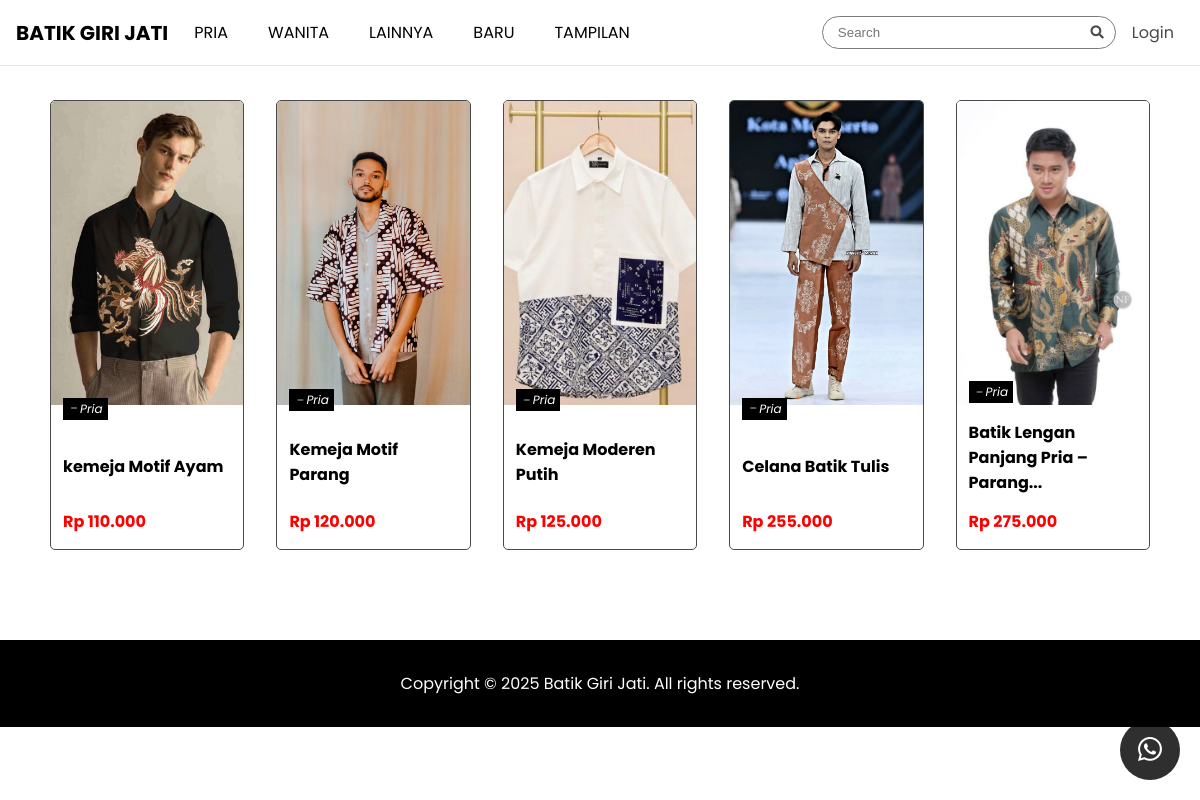
Page /men.php on the committed database.
### tables this page shows
CREATE TABLE `produk` (
  `id` int(11) NOT NULL,
  `nama` varchar(150) NOT NULL,
  `kategori` varchar(50) NOT NULL,
  `harga` decimal(10,2) NOT NULL,
  `deskripsi` varchar(1000) NOT NULL,
  `stok` int(11) NOT NULL,
  `gambar` varchar(255) NOT NULL,
  `waktutambah` timestamp NOT NULL DEFAULT current_timestamp() ON UPDATE current_timestamp()
);

### men.php (the view, shortened to what this page needs)
<?php
include 'config.php';
$sql = "SELECT * FROM produk WHERE kategori='Pria'";
$orderBy = " ORDER BY waktutambah DESC";
$sql .= $orderBy;
$result = mysqli_query($conn, $sql);
$rows = [];
while ($row = mysqli_fetch_assoc($result)) {
    $rows[] = $row;
}
?>
<!DOCTYPE html>
<html lang="en">
<head>
    <link rel="stylesheet" href="https://cdn.jsdelivr.net/npm/bootstrap-icons@1.10.5/font/bootstrap-icons.css">
    <link href="https://cdnjs.cloudflare.com/ajax/libs/font-awesome/5.15.3/css/all.min.css" rel="stylesheet" />
    <link rel="stylesheet" href="style/viewall.css">
    <link rel="stylesheet" href="style/header.css">
</head>
<body>
    <?php include 'header.php' ?>
    <main>
        <section id="product">
             <br></br>
            <div class="grid">
                <?php foreach ($rows as $r) { ?>
                    <a href="viewproduk.php?id=<?= $r['id'] ?>" class="grid-link">
                        <div class="grid-item">
                            <img alt="Product" src="uploads/<?= $r['gambar'] ?>" />
                            <p><span class="kategori"><i class="bi bi-dash"></i><?= $r['kategori']; ?></span></p>
                            <h2><?php $words = explode(" ", $r['nama']);
                                $short_desc = count($words) > 6 ? implode(" ", array_slice($words, 0, 6)) . "..." : $r['nama'];
                                echo $short_desc; ?></h2>
                            <p class="rp"><?= "Rp " . number_format($r['harga'], 0, ',', '.'); ?></p>
                        </div>
                    </a>
                <?php } ?>
            </div>
        </section>
        <div class="wa">
            <a href="https://wa.me/6287733803742" target="_blank"><i class="bi bi-whatsapp"></i></a>
        </div>
    </main>
    <footer>
        <p>Copyright &copy; 2025 Batik Giri Jati. All rights reserved.</p>
    </footer>
</body>
</html>

### style/viewall.css (style rules this page uses)
body { font-family: Poppins, sans-serif; margin: 0; padding: 0; }
#product { width: 100%; display: flex; flex-wrap: wrap; justify-content: center; scroll-margin-top: 110px; }
footer { background-color: #000; color: white; padding: 15px 0; margin-top: 40px; text-align: center; }
.grid { display: grid; grid-template-columns: 1fr; gap: 32px; margin: 50px;; }
.grid-link { text-decoration: none; color: #000; }
@media (min-width: 1024px) { .grid { grid-template-columns: repeat(5, 2fr); } }
.grid-item img { width: 100%; height: 19rem; object-fit: cover; }
.grid-item h2 { font-size: 1rem; font-weight: bold; margin: 12px; margin-top: -20px; }
.rp { color: red; margin-bottom: 8px; margin: 0px 12px 15px 12px; font-weight: bold; }
.kategori { font-style: italic; position: absolute; padding: 2px 5px; background-color: rgb(0, 0, 0); color: white; margin: -2.6rem 12px 0px 12px; font-size: 12px; }

### rows in the picture
produk: gambar (picture), kategori "Pria", nama "kemeja Motif Ayam", harga "110.000"
produk: gambar (picture), kategori "Pria", nama "Kemeja Motif Parang", harga "120.000"
produk: gambar (picture), kategori "Pria", nama "Kemeja Moderen Putih", harga "125.000"
produk: gambar (picture), kategori "Pria", nama "Celana Batik Tulis", harga "255.000"
produk: gambar (picture), kategori "Pria", nama "Batik Lengan Panjang Pria – Parang...", harga "275.000"
